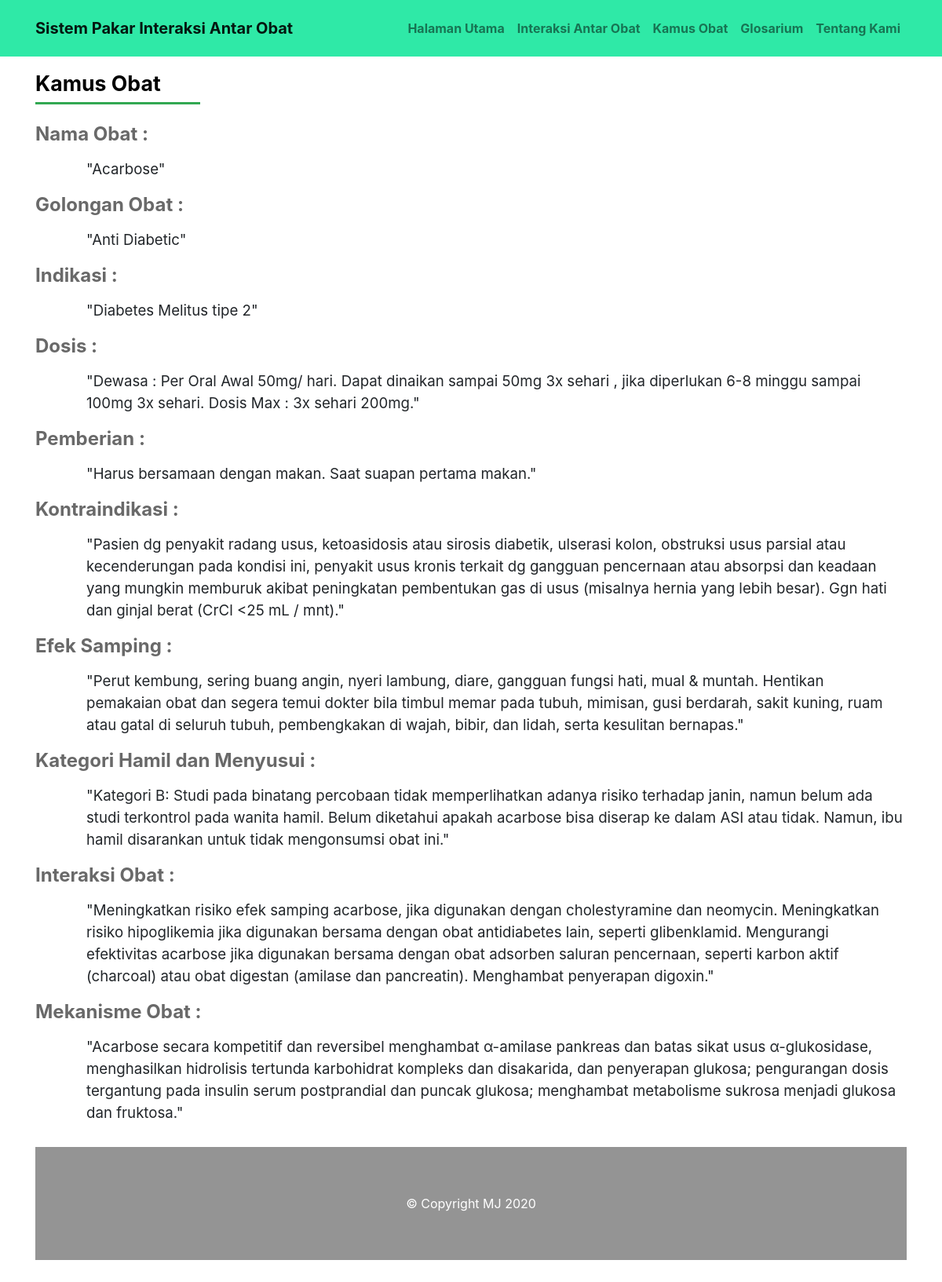
The page /detil.php?kode_obat=1 on the database its author committed.
### tables this page shows
CREATE TABLE `obat` (
  `kode_obat` int(11) NOT NULL,
  `nama_obat` varchar(20) NOT NULL,
  `gol_obat` varchar(25) NOT NULL,
  `indikasi` text NOT NULL,
  `dosis` text NOT NULL,
  `pemberian` text NOT NULL,
  `kontraindikasi` text NOT NULL,
  `efeksamping` text NOT NULL,
  `hamilbusui` text NOT NULL,
  `interaksi_obat` text NOT NULL,
  `mekanisme_obat` text NOT NULL
);

### detil.php (the view)
<?php include_once "_part/header.php" ?>
	<?php
	include('./_part/koneksi.php');
  $kode_obat = $_GET['kode_obat'];
  $sql = "SELECT * FROM obat WHERE kode_obat = '$kode_obat'";
  $row = $koneksi->prepare($sql);
  $row->execute();
  $isi = $row->fetch(PDO::FETCH_OBJ);
	?>
  <div class="container">
    <div class="content">
      <a href="./kamus.php"><h1 style="color: black" class="judul">Kamus Obat</h1></a>
      <hr class="garis-judul"/>
    	<div class="form-group">
        <div class="detil">
        <label class="text1" for="nama_obat">Nama Obat :</label><br/>
        <label class="text2" type="text" class="" id="nama_obat" name="nama_obat">"<?php echo $isi->nama_obat; ?>"</label>
      </div>
      <div class="form-group">
        <div class="detil">
        <label class="text1" for="gol_obat">Golongan Obat :</label><br/>
        <label class="text2" type="text" class="" id="gol_obat" name="gol_obat">"<?php echo $isi->gol_obat; ?>"</label>
      </div>
      <div class="form-group">
        <div class="detil">
        <label class="text1" for="indikasi">Indikasi :</label><br/>
        <label class="text2" type="text" id="indikasi" name="indikasi">"<?php echo $isi->indikasi; ?>"</label>
      </div>
      <div class="form-group">
        <div class="detil">
        <label class="text1" for="dosis">Dosis :</label><br/>
        <label class="text2" type="text" id="dosis" name="dosis">"<?php echo $isi->dosis; ?>"</label>
      </div>
      <div class="form-group">
        <div class="detil">
        <label class="text1" for="pemberian">Pemberian :</label><br/>
        <label class="text2" type="text" id="pemberian" name="pemberian">"<?php echo $isi->pemberian; ?>"</label>
      </div>
      <div class="form-group">
        <div class="detil">
        <label class="text1" for="kontraindikasi">Kontraindikasi :</label><br/>
        <label class="text2" type="text" id="kontraindikasi" name="kontraindikasi">"<?php echo $isi->kontraindikasi; ?>"</label>
      </div>
      <div class="form-group">
        <div class="detil">
        <label class="text1" for="efeksamping">Efek Samping :</label><br/>
        <label class="text2" type="text" id="efeksamping" name="efeksamping">"<?php echo $isi->efeksamping; ?>"</label>
      </div>
      <div class="form-group">
        <div class="detil">
        <label class="text1" for="hamilbusui">Kategori Hamil dan Menyusui :</label><br/>
        <label class="text2" type="text" id="hamilbusui" name="hamilbusui">"<?php echo $isi->hamilbusui; ?>"</label>
      </div>
      <div class="form-group">
        <div class="detil">
        <label class="text1" for="interaksi_obat">Interaksi Obat :</label><br/>
        <label class="text2" type="text" id="interaksi_obat" name="interaksi_obat">"<?php echo $isi->interaksi_obat; ?>"</label>
      </div>
      <div class="form-group">
        <div class="detil">
        <label class="text1" for="mekanisme_obat">Mekanisme Obat :</label><br/>
        <label class="text2" type="text" id="mekanisme_obat" name="mekanisme_obat">"<?php echo $isi->mekanisme_obat; ?>"</label>
        </div>
      </div>
    </div>
  </div>
<?php include_once "_part/footer.php" ?>

### assets/css/style.css (style rules this page uses)
html { scroll-behavior: smooth; }
.content { padding: 30px 0; }
.content .judul { margin-top: 60px; font-size: 20pt; font-weight: bold; }
.content .garis-judul { width: 210px; padding-bottom: 20px; margin: 0; border-top: 3px solid #32a852; }
.detil .text1 { font-size: 24px; font-weight: bold; color: #696969; }
.detil .text2 { font-size: 14pt; margin-left: 60px; padding: 5px; background-size: 100%; }

### rows shown on the page
obat: nama_obat "Acarbose", gol_obat "Anti Diabetic", indikasi "Diabetes Melitus tipe 2", dosis "Dewasa : Per Oral Awal 50mg/ hari. Dapat dinaikan sampai 50mg 3x sehari , jika diperlukan 6-8 minggu sampai 100mg 3x sehari. Dosis Max : 3x sehari 200mg.", pemberian "Harus bersamaan dengan makan. Saat suapan pertama makan.", kontraindikasi "Pasien dg penyakit radang usus, ketoasidosis atau sirosis diabetik, ulserasi kolon, obstruksi usus parsial atau kecenderungan pada kondisi ini, penyakit usus kronis terkait dg gangguan pencernaan atau absorpsi dan keadaan yang mungkin memburuk akibat peningkatan pembentukan gas di usus (misalnya hernia yang lebih besar). Ggn hati dan ginjal berat (CrCl <25 mL / mnt).", efeksamping "Perut kembung, sering buang angin, nyeri lambung, diare, gangguan fungsi hati, mual & muntah. Hentikan pemakaian obat dan segera temui dokter bila timbul memar pada tubuh, mimisan, gusi berdarah, sakit kuning, ruam atau gatal di seluruh tubuh, pembengkakan di wajah, bibir, dan lidah, serta kesulitan bernapas.", hamilbusui "Kategori B: Studi pada binatang percobaan tidak memperlihatkan adanya risiko terhadap janin, namun belum ada studi terkontrol pada wanita hamil. Belum diketahui apakah acarbose bisa diserap ke dalam ASI atau tidak. Namun, ibu hamil disarankan untuk tidak mengonsumsi obat ini.", interaksi_obat "Meningkatkan risiko efek samping acarbose, jika digunakan dengan cholestyramine dan neomycin. Meningkatkan risiko hipoglikemia jika digunakan bersama dengan obat antidiabetes lain, seperti glibenklamid. Mengurangi efektivitas acarbose jika digunakan bersama dengan obat adsorben saluran pencernaan, seperti karbon aktif (charcoal) atau obat digestan (amilase dan pancreatin). Menghambat penyerapan digoxin.", mekanisme_obat "Acarbose secara kompetitif dan reversibel menghambat α-amilase pankreas dan batas sikat usus α-glukosidase, menghasilkan hidrolisis tertunda karbohidrat kompleks dan disakarida, dan penyerapan glukosa; pengurangan dosis tergantung pada insulin serum postprandial dan puncak glukosa; menghambat metabolisme sukrosa menjadi glukosa dan fruktosa."
